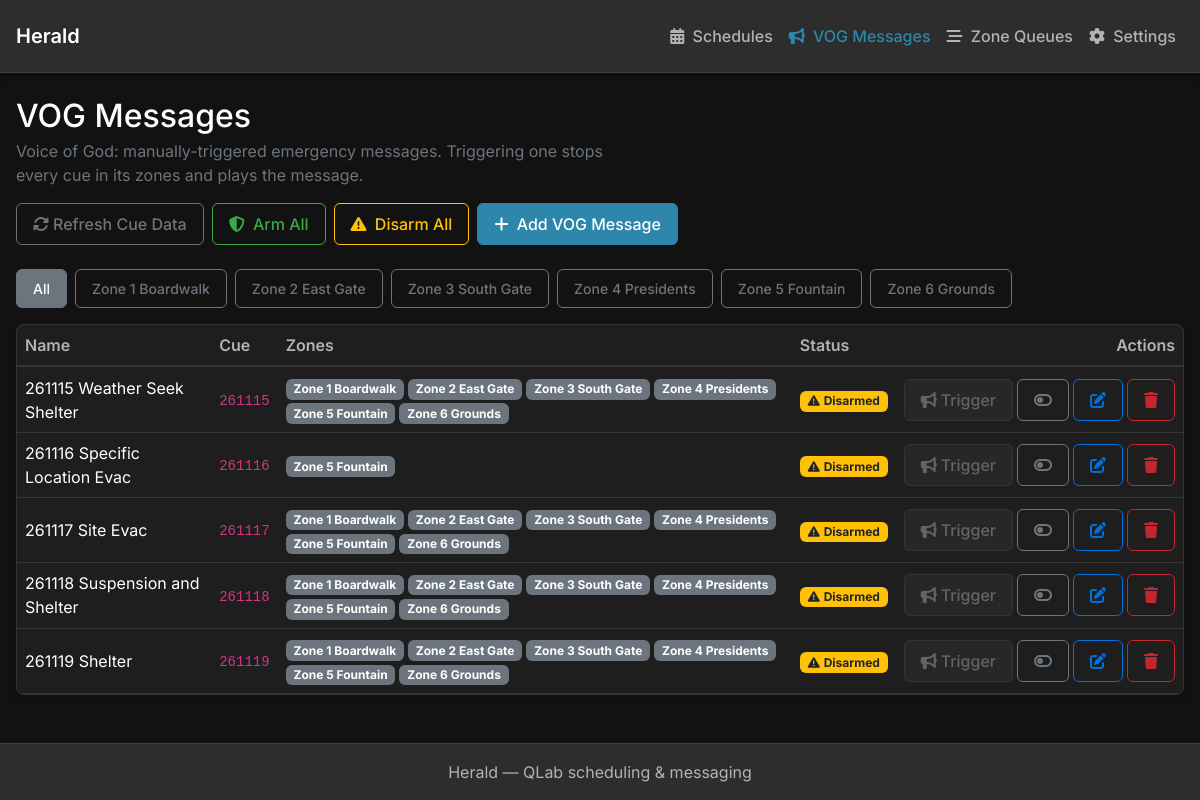
Screenshot of /vog with the database file from the repository.
### tables this page shows
CREATE TABLE vog_messages (
  id                 INTEGER PRIMARY KEY AUTOINCREMENT,
  name               TEXT NOT NULL,
  qlab_cue_number    TEXT NOT NULL,
  enabled            INTEGER NOT NULL DEFAULT 1,
  created_at         TEXT NOT NULL,
  updated_at         TEXT NOT NULL
);

### webapp/app/routers/pages.py (the view)
@router.get("/vog", name="vog_list")
async def vog_list(request: Request):
    return _render_vog_list(request)

### webapp/templates/vog/list.html (shortened to what this page needs)
{% extends "base.html" %}
{% import "partials/components/page_header.html" as ph %}
{% import "partials/components/empty_state.html" as es %}
{% import "partials/components/status_badge.html" as sb %}
{% import "partials/components/action_button.html" as ab %}
{% import "partials/components/zone_filter_pills.html" as zfp %}
{% block content %}
{% set actions = [] %}
{% if vog_messages %}
    {% set actions = actions + [
        {'type': 'button', 'id': 'enableAllVogBtn', 'text': 'Arm All', 'icon': 'fas fa-shield-alt', 'class': 'btn-outline-success', 'tooltip': 'Enable every VOG message, affects all zones'},
        {'type': 'button', 'id': 'disableAllVogBtn', 'text': 'Disarm All', 'icon': 'fas fa-exclamation-triangle', 'class': 'btn-outline-warning', 'tooltip': 'Disable every VOG message, affects all zones'}
    ] %}
{% endif %}
{% set actions = actions + [{'type': 'link', 'url': url_for('vog_new'), 'text': 'Add VOG Message', 'icon': 'fas fa-plus', 'class': 'btn-primary'}] %}
{{ ph.page_header(
    'VOG Messages',
    'Voice of God: manually-triggered emergency messages. Triggering one stops every cue in its zones and plays the message.',
    actions
) }}
{% if not vog_messages %}
    {{ es.empty_state('bullhorn', 'No VOG messages yet', 'Add an emergency message so it is ready to trigger.', 'Add VOG Message', url_for('vog_new')) }}
{% else %}
    {{ zfp.zone_filter_pills(zone_names, has_unassigned) }}
<div class="card">
    <div class="table-responsive">
        <table class="table table-hover align-middle mb-0 sortable-table" data-default-sort-key="cue" data-default-sort-type="number">
            <thead>
                <tr>
                    <th class="sortable-column" data-sort-key="name" data-sort-type="text">Name</th>
                    <th class="sortable-column" data-sort-key="cue" data-sort-type="number">Cue</th>
                    <th class="sortable-column" data-sort-key="zones" data-sort-type="text">Zones</th>
                    <th class="sortable-column" data-sort-key="status" data-sort-type="text">Status</th>
                    <th class="text-end">Actions</th>
                </tr>
            </thead>
            <tbody>
                {% for vog_message in vog_messages %}
                {% set cue = cue_cache_by_number.get(vog_message.qlabCueNumber) %}
                <tr class="sortable-row" data-zones="{{ vog_message.zones|join(',') }}">
                    <td>{{ vog_message.name }}</td>
                    <td data-sort-value="{{ vog_message.qlabCueNumber }}"><code>{{ vog_message.qlabCueNumber }}</code></td>
                    <td data-sort-value="{{ vog_message.zones|join(', ') }}">
                        {% if vog_message.zones %}
                            {% for zone in vog_message.zones %}<span class="badge bg-secondary me-1">{{ zone }}</span>{% endfor %}
                        {% elif not cue %}
                            <span class="text-muted">not yet cached</span>
                        {% else %}
                            <span class="text-muted">Unassigned</span>
                        {% endif %}
                    </td>
                    <td>{{ sb.vog_armed_status_badge(vog_message.enabled) }}</td>
                    <td class="text-end">
                        <div class="d-inline-flex gap-1">
                            <button type="button" class="btn btn-vog trigger-vog-btn"
                                    data-vog-id="{{ vog_message.id }}" data-vog-name="{{ vog_message.name }}"
                                    {% if not vog_message.enabled %}disabled{% endif %}
                                    data-bs-toggle="tooltip"
                                    data-bs-title="{{ 'Trigger this VOG message now' if vog_message.enabled else 'Enable this message before it can be triggered' }}">
                                <i class="fas fa-bullhorn me-1"></i>Trigger
                            </button>
                            {{ ab.action_button('toggle', 'toggle-on' if vog_message.enabled else 'toggle-off', '', 'Arm / disarm', data_attrs={'vog-id': vog_message.id}, classes='toggle-vog-btn') }}
                            <a href="{{ url_for('vog_edit', vog_id=vog_message.id) }}" class="btn action-btn action-btn-notext btn-outline-info" data-bs-toggle="tooltip" data-bs-title="Edit">
                                <i class="fas fa-edit"></i>
                            </a>
                            {{ ab.action_button('delete', 'trash', '', 'Delete', data_attrs={'vog-id': vog_message.id}, classes='delete-vog-btn') }}
                        </div>
                    </td>
                </tr>
                {% endfor %}
            </tbody>
        </table>
    </div>
</div>
{% endif %}
{% endblock %}

### webapp/templates/base.html (shortened to what this page needs)
<!DOCTYPE html>
<html lang="en">
<head>
    <link rel="stylesheet" href="{{ url_for('static', path='vendor/fonts/fonts.css') }}">
    <link href="{{ url_for('static', path='vendor/bootstrap/bootstrap.min.css') }}" rel="stylesheet">
    <link rel="stylesheet" href="{{ url_for('static', path='vendor/fontawesome/all.min.css') }}">
    <link rel="stylesheet" href="{{ url_for('static', path='css/style.css') }}">
</head>
<body class="app-theme">
    <nav class="navbar navbar-expand-lg navbar-dark">
        <div class="container">
            <a class="navbar-brand" href="{{ url_for('schedules_list') }}">
                Herald
            </a>
            <div class="collapse navbar-collapse" id="navbarNav">
                <ul class="navbar-nav ms-auto">
                    <li class="nav-item">
                        <a class="nav-link {% if request.url.path.startswith('/schedules') %}active{% endif %}"
                           href="{{ url_for('schedules_list') }}">
                            <i class="fas fa-calendar-alt me-1"></i> Schedules
                        </a>
                    </li>
                    <li class="nav-item">
                        <a class="nav-link {% if request.url.path.startswith('/vog') %}active{% endif %}"
                           href="{{ url_for('vog_list') }}">
                            <i class="fas fa-bullhorn me-1"></i> VOG Messages
                        </a>
                    </li>
                    <li class="nav-item">
                        <a class="nav-link {% if request.url.path.startswith('/queues') %}active{% endif %}"
                           href="{{ url_for('queue_visualizer') }}">
                            <i class="fas fa-stream me-1"></i> Zone Queues
                        </a>
                    </li>
                    <li class="nav-item">
                        <a class="nav-link {% if request.url.path == '/settings' or request.url.path.startswith('/zones') %}active{% endif %}"
                           href="{{ url_for('settings_page') }}">
                            <i class="fas fa-cog me-1"></i> Settings
                        </a>
                    </li>
                </ul>
            </div>
        </div>
    </nav>
    <div class="container py-4">
        {% block content %}{% endblock %}
    </div>
    <footer class="footer py-3">
        <div class="container text-center">
            <span class="text-muted">Herald &mdash; QLab scheduling &amp; messaging</span>
        </div>
    </footer>
</body>
</html>

### webapp/templates/partials/components/page_header.html (shortened to what this page needs)
{% macro page_header(title, subtitle='', actions=[], breadcrumbs=[], show_refresh_cues=True) %}
<div class="page-header mb-4">
    <div class="d-flex justify-content-between align-items-start flex-wrap gap-3">
        <div class="page-header-text">
            <h1 class="h2 mb-1">{{ title }}</h1>
            {% if subtitle %}
            <p class="text-muted mb-0">{{ subtitle }}</p>
            {% endif %}
        </div>
        <div class="d-flex gap-2 flex-shrink-0">
            {% if show_refresh_cues %}
            <button type="button" class="btn btn-outline-secondary" id="refreshCuesBtn"
                    data-bs-toggle="tooltip" data-bs-placement="bottom"
                    data-bs-title="Re-read every referenced cue's duration and zones from QLab">
                <i class="fas fa-sync-alt me-1"></i>Refresh Cue Data
            </button>
            {% endif %}
            {% for action in actions %}
                {% if action.type == 'button' %}
                    <button type="button"
                            class="btn {{ action.class or 'btn-primary' }}"
                            {% if action.id %}id="{{ action.id }}"{% endif %}
                            {% if action.tooltip %}data-bs-toggle="tooltip" data-bs-placement="bottom" data-bs-title="{{ action.tooltip }}"{% endif %}
                            {% if action.modal_target %}data-bs-toggle="modal" data-bs-target="{{ action.modal_target }}"{% endif %}>
                        {% if action.icon %}<i class="{{ action.icon }} me-1"></i>{% endif %}
                        {{ action.text }}
                    </button>
                {% elif action.type == 'link' %}
                    <a href="{{ action.url }}"
                       class="btn {{ action.class or 'btn-primary' }}"
                       {% if action.tooltip %}data-bs-toggle="tooltip" data-bs-placement="bottom" data-bs-title="{{ action.tooltip }}"{% endif %}>
                        {% if action.icon %}<i class="{{ action.icon }} me-1"></i>{% endif %}
                        {{ action.text }}
                    </a>
                {% endif %}
            {% endfor %}
        </div>
    </div>
</div>
{% endmacro %}

### webapp/templates/partials/components/status_badge.html (shortened to what this page needs)
{% macro status_badge(status, type='', icon='', text='', tooltip='', additional_classes='') %}
    {% set badge_class = '' %}
    {% set badge_icon = icon %}
    {% set badge_text = text or status %}
    {% if type == 'schedule' %}
        {% if status == 'enabled' %}
            {% set badge_class = 'bg-success' %}
            {% set badge_icon = badge_icon or 'fas fa-toggle-on' %}
        {% elif status == 'disabled' %}
            {% set badge_class = 'bg-secondary' %}
            {% set badge_icon = badge_icon or 'fas fa-toggle-off' %}
        {% endif %}
    {% elif type == 'connection' %}
        {% if status == 'connected' %}
            {% set badge_class = 'bg-success' %}
            {% set badge_icon = badge_icon or 'fas fa-plug' %}
        {% elif status == 'disconnected' %}
            {% set badge_class = 'bg-danger' %}
            {% set badge_icon = badge_icon or 'fas fa-times-circle' %}
        {% endif %}
    {% elif type == 'armed' %}
        {% if status == 'armed' %}
            {% set badge_class = 'bg-success' %}
            {% set badge_icon = badge_icon or 'fas fa-shield-alt' %}
        {% elif status == 'disarmed' %}
            {% set badge_class = 'bg-warning text-dark' %}
            {% set badge_icon = badge_icon or 'fas fa-exclamation-triangle' %}
        {% endif %}
    {% elif type == 'queue' %}
        {% if status == 'playing' %}
            {% set badge_class = 'bg-success' %}
            {% set badge_icon = badge_icon or 'fas fa-play' %}
        {% elif status == 'waiting' %}
            {% set badge_class = 'bg-warning text-dark' %}
            {% set badge_icon = badge_icon or 'fas fa-clock' %}
        {% endif %}
    {% else %}
        {% set badge_class = badge_class or 'bg-secondary' %}
        {% set badge_icon = badge_icon or 'fas fa-info-circle' %}
    {% endif %}
<span class="badge {{ badge_class }} {{ additional_classes }}"
      {% if tooltip %}data-bs-toggle="tooltip" data-bs-placement="top" data-bs-title="{{ tooltip }}"{% endif %}>
    {% if badge_icon %}<i class="{{ badge_icon }} me-1"></i>{% endif %}{{ badge_text }}
</span>
{% endmacro %}
{% macro vog_armed_status_badge(is_enabled, tooltip='') %}
    {% set status = 'armed' if is_enabled else 'disarmed' %}
    {% set status_text = 'Armed' if is_enabled else 'Disarmed' %}
    {{ status_badge(status, 'armed', '', status_text, tooltip) }}
{% endmacro %}

### webapp/templates/partials/components/action_button.html
{% macro action_button(type, icon, text='', tooltip='', classes='', data_attrs={}, variant='outline') %}
{% set button_configs = {
    'edit': {'color': 'info', 'default_tooltip': 'Edit'},
    'delete': {'color': 'danger', 'default_tooltip': 'Delete'},
    'add': {'color': 'primary', 'default_tooltip': 'Add new item'},
    'save': {'color': 'success', 'default_tooltip': 'Save changes'},
    'refresh': {'color': 'secondary', 'default_tooltip': 'Refresh'},
    'play': {'color': 'success', 'default_tooltip': 'Play now'},
    'trigger': {'color': 'danger', 'default_tooltip': 'Trigger VOG message'},
    'toggle': {'color': 'secondary', 'default_tooltip': 'Enable / disable'}
} %}
{% set config = button_configs.get(type, {'color': 'secondary', 'default_tooltip': 'Action'}) %}
{% set base_classes = 'btn action-btn' %}
{% if variant == 'outline' %}
    {% set color_class = 'btn-outline-' + config.color %}
{% else %}
    {% set color_class = 'btn-' + config.color %}
{% endif %}
{% if not text %}
    {% set base_classes = base_classes + ' action-btn-notext' %}
{% endif %}
{% set all_classes = [base_classes, color_class, classes] | select | join(' ') %}
{% set final_tooltip = tooltip or config.default_tooltip %}
<button type="button" class="{{ all_classes }}"
        {% if final_tooltip %}data-bs-toggle="tooltip" data-bs-placement="top" data-bs-title="{{ final_tooltip }}"{% endif %}
        {% for attr, value in data_attrs.items() %}data-{{ attr.replace('_', '-') }}="{{ value }}"{% endfor %}>
    <i class="fas fa-{{ icon }}{% if text %} me-2{% endif %}"></i>{% if text %}{{ text }}{% endif %}
</button>
{% endmacro %}

### webapp/templates/partials/components/zone_filter_pills.html (shortened to what this page needs)
{% macro zone_filter_pills(zone_names, has_unassigned) %}
<div class="zone-filter-pills d-flex flex-wrap gap-2 mb-3">
    <button type="button" class="btn btn-sm btn-outline-secondary active" data-zone-pill="all">All</button>
    {% for zone in zone_names %}
        <button type="button" class="btn btn-sm btn-outline-secondary" data-zone-pill="{{ zone }}">{{ zone }}</button>
    {% endfor %}
</div>
{% endmacro %}

### rows the page displays
vog_messages: name "261115 Weather Seek Shelter", qlabCueNumber "261115", zones "Zone 1 Boardwalk" "Zone 2 East Gate" "Zone 3 South Gate" "Zone 4 Presidents" "Zone 5 Fountain" "Zone 6 Grounds", badge_text "Disarmed"
vog_messages: name "261116 Specific Location Evac", qlabCueNumber "261116", zones "Zone 5 Fountain", badge_text "Disarmed"
vog_messages: name "261117 Site Evac", qlabCueNumber "261117", zones "Zone 1 Boardwalk" "Zone 2 East Gate" "Zone 3 South Gate" "Zone 4 Presidents" "Zone 5 Fountain" "Zone 6 Grounds", badge_text "Disarmed"
vog_messages: name "261118 Suspension and Shelter", qlabCueNumber "261118", zones "Zone 1 Boardwalk" "Zone 2 East Gate" "Zone 3 South Gate" "Zone 4 Presidents" "Zone 5 Fountain" "Zone 6 Grounds", badge_text "Disarmed"
vog_messages: name "261119 Shelter", qlabCueNumber "261119", zones "Zone 1 Boardwalk" "Zone 2 East Gate" "Zone 3 South Gate" "Zone 4 Presidents" "Zone 5 Fountain" "Zone 6 Grounds", badge_text "Disarmed"

### other values shown
{{ title }} "VOG Messages"
{{ subtitle }} "Voice of God: manually-triggered emergency messages. Triggering one stops every cue in its zones and plays the message."
{{ action.text }} "Arm All" "Disarm All"
{{ action.text }} "Add VOG Message"
{{ zone }} "Zone 1 Boardwalk" "Zone 2 East Gate" "Zone 3 South Gate" "Zone 4 Presidents" "Zone 5 Fountain" "Zone 6 Grounds"
